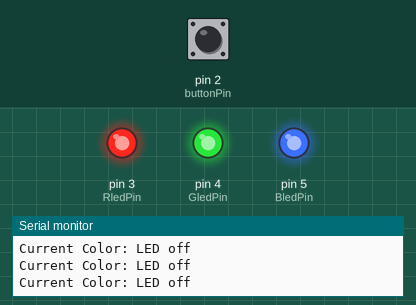
Simulated run of this sketch. Board: Arduino Uno, built with avr-gcc and run on an emulated ATmega328P. Parts: output pins drawn as LEDs (lit = HIGH), the last lines printed to the serial monitor. The test bench sets the inputs (shaded band); at power-on: pin 2 (buttonPin) HIGH.

Above: at 1.2 s.
1.3 s: pin 2 (buttonPin) pulled LOW for 0.15 s
At 1.8 s:
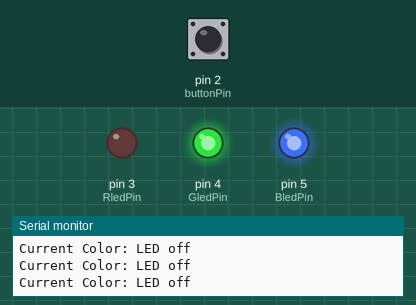
2.9 s: pin 2 (buttonPin) pulled LOW for 1 s
At 3.9 s:
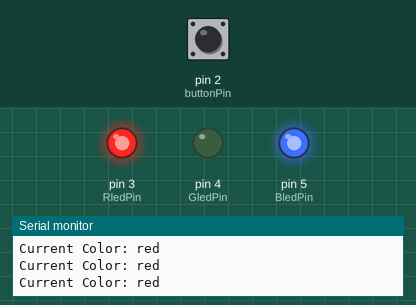
5.4 s: pin 2 (buttonPin) pulled LOW for 0.15 s
At 6.0 s:
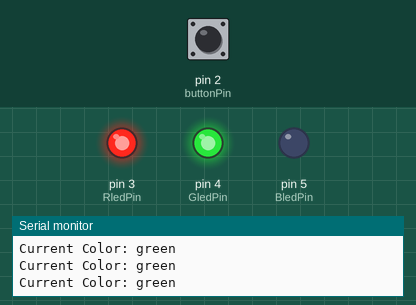
7.0 s: pin 2 (buttonPin) pulled LOW for 3.2 s
At 7.3 s:
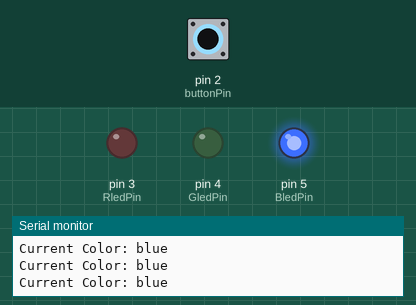
11.7 s: pin 2 (buttonPin) pulled LOW for 0.15 s
At 12.7 s:
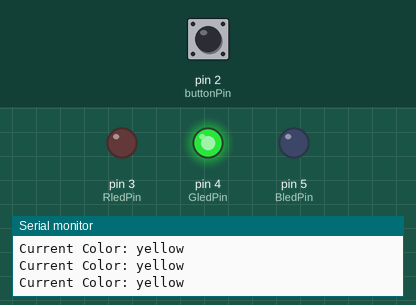
13.3 s: pin 2 (buttonPin) pulled LOW for 1 s
At 14.1 s:
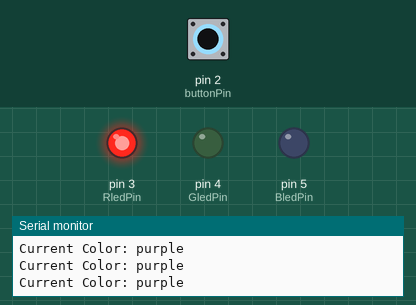
Timing chart, 0 to 16.3 s (numbered marks = the images above; inputs shaded):
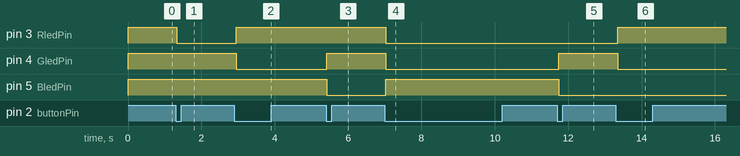

The sketch:

RGBLEDBlinksAgain09.30.ino
```cpp
int RledPin = 3;
int GledPin = 4;
int BledPin = 5;
int buttonPin = 2;

int buttonState = 0;
int ledcolor = 0;
bool ButtonPressed = false;

String currentcolor = "led";

void setup() {
  pinMode(RledPin, OUTPUT);
  pinMode(GledPin, OUTPUT);
  pinMode(BledPin, OUTPUT);
  pinMode(buttonPin, INPUT);
  Serial.begin(9600);
}

void loop() {
  buttonState = digitalRead(buttonPin);


  Serial.print("Current Color: ");
  Serial.println(currentcolor);

  // When button is pressed down
  if (buttonState == LOW && !ButtonPressed) {
    ledcolor = ledcolor + 1;
    ButtonPressed = true;
  }

  // When button is released
  if (buttonState == HIGH && ButtonPressed) {
    ButtonPressed = false;
  }

  // Loop back to mode 0 if it goes over 7
  if (ledcolor >= 8) {
    ledcolor = 0;
  }

  // LED COLOR MODES
  if (ledcolor == 0){
    currentcolor = "LED off";
    digitalWrite(RledPin, HIGH);
    digitalWrite(GledPin, HIGH);
    digitalWrite(BledPin, HIGH);
  }
  else if (ledcolor == 1){
    currentcolor = "LED off";
    digitalWrite(RledPin, LOW);
    digitalWrite(GledPin, HIGH);
    digitalWrite(BledPin, HIGH);
  }
  else if (ledcolor == 2){
    currentcolor = "red";
    digitalWrite(RledPin, HIGH);
    digitalWrite(GledPin, LOW);
    digitalWrite(BledPin, HIGH);
  }
  else if (ledcolor == 3){
    currentcolor = "green";
    digitalWrite(RledPin, HIGH);
    digitalWrite(GledPin, HIGH);
    digitalWrite(BledPin, LOW);
  }
  else if (ledcolor == 4){
    currentcolor = "blue";
    digitalWrite(RledPin, LOW);
    digitalWrite(GledPin, LOW);
    digitalWrite(BledPin, HIGH);
  }
  else if (ledcolor == 5){
    currentcolor = "yellow";
    digitalWrite(RledPin, LOW);
    digitalWrite(GledPin, HIGH);
    digitalWrite(BledPin, LOW);
  }
  else if (ledcolor == 6){
    currentcolor = "purple";
    digitalWrite(RledPin, HIGH);
    digitalWrite(GledPin, LOW);
    digitalWrite(BledPin, LOW);
  }
  else if (ledcolor == 7){
    currentcolor = "White";
    digitalWrite(RledPin, LOW);
    digitalWrite(GledPin, LOW);
    digitalWrite(BledPin, LOW);
  }
  else if(ledcolor == 8){
    ledcolor =0;
  }

}
```

Measured:
- after the input at 1.3 s, pin 3 (RledPin): HIGH → LOW at once
- after the input at 2.9 s, pin 3 (RledPin): LOW → HIGH after 0.05 s; pin 4 (GledPin): HIGH → LOW after 0.05 s
- after the input at 5.4 s, pin 4 (GledPin): LOW → HIGH at once; pin 5 (BledPin): HIGH → LOW at once
- after the input at 7.0 s, pin 3 (RledPin), pin 4 (GledPin): HIGH → LOW at once; pin 5 (BledPin): LOW → HIGH at once
- after the input at 11.7 s, pin 4 (GledPin): LOW → HIGH at once; pin 5 (BledPin): HIGH → LOW at once
- after the input at 13.3 s, pin 3 (RledPin): LOW → HIGH after 0.05 s; pin 4 (GledPin): HIGH → LOW after 0.05 s
